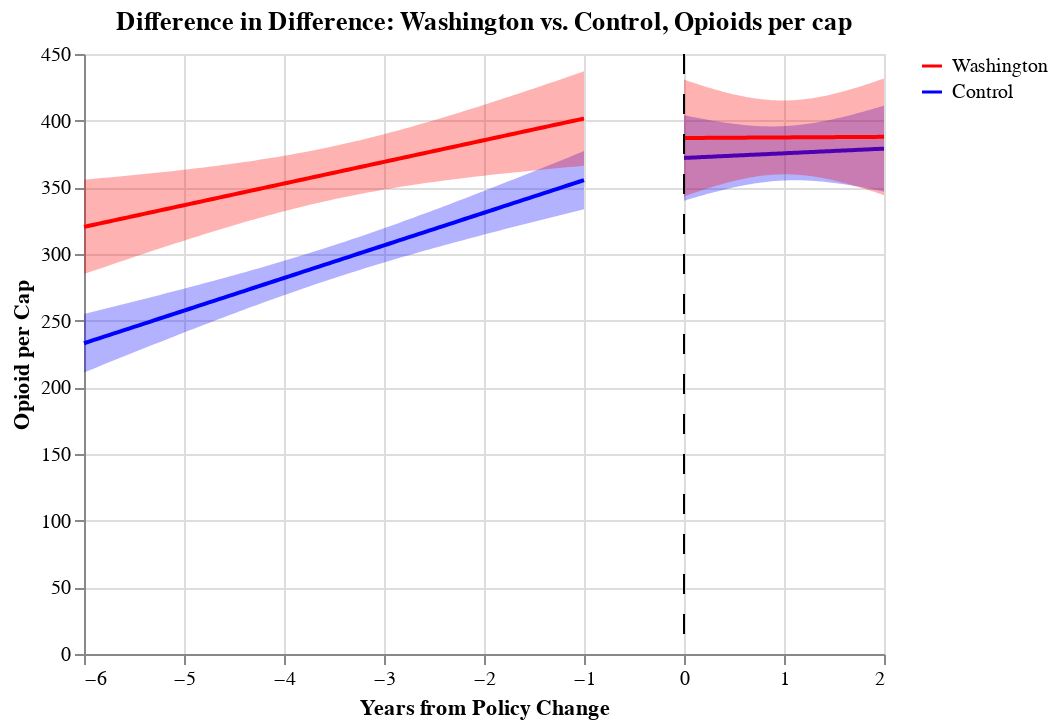

Source (notebook cell):
### Code cell
# diff-in-diff
before = alt.Chart(
    wa_opi_before, title="Difference in Difference: Washington vs. Control, Opioids per cap"
).encode(x="policy_years", y=alt.Y("MME_per_cap", title="Opioid per Cap"), color=alt.Color('fl:N', scale=scale, title=''))

base = before.transform_regression("policy_years", "MME_per_cap").mark_line()

after = alt.Chart(
    fl_opi_after, title="Difference in Difference: Washington vs. Control, Opioids per cap"
).encode(x="policy_years", y="MME_per_cap", color=alt.Color('control:N', scale=scale, title=''))

wa_chart_opioid = (
    base + base2 + before_line + before_line2 + after_line + after_line2 + sep_line
)

wa_chart_opioid
